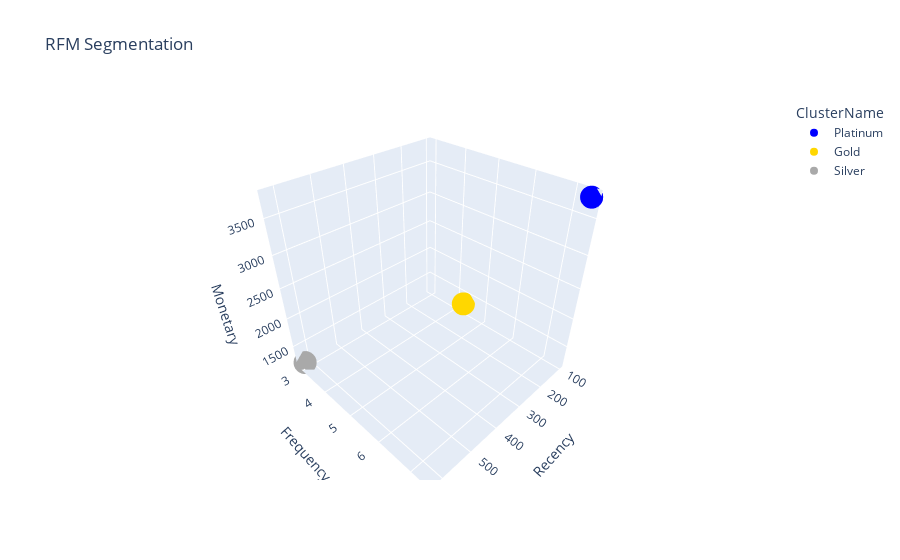

The cell this chart's notebook holds for it:
### Code cell
# Creating a 3D scatter plot for RFM segmentation with color mapping for different RFM levels.
fig = px.scatter_3d(centroid_df, x='Recency', y='Frequency', z='Monetary',
              color='ClusterName', color_discrete_map={"Platinum": "blue", "Gold": "gold", "Silver": "darkgrey", "Bronze": "brown"},
              title="RFM Segmentation")
fig.show()  # Displays the plot in an interactive window.

### Figure 1 — Plotly figure (JSON) as saved in the notebook; plotly's stock layout.template omitted (floating-point values rounded to 4 significant figures)
{"data": [{"hovertemplate": "ClusterName=Platinum<br>Recency=%{x}<br>Frequency=%{y}<br>Monetary=%{z}<extra></extra>", "legendgroup": "Platinum", "marker": {"color": "blue", "symbol": "circle"}, "mode": "markers", "name": "Platinum", "scene": "scene", "showlegend": true, "type": "scatter3d", "x": [100.6], "y": [7.407], "z": [3770.0]}, {"hovertemplate": "ClusterName=Gold<br>Recency=%{x}<br>Frequency=%{y}<br>Monetary=%{z}<extra></extra>", "legendgroup": "Gold", "marker": {"color": "gold", "symbol": "circle"}, "mode": "markers", "name": "Gold", "scene": "scene", "showlegend": true, "type": "scatter3d", "x": [112.6], "y": [4.362], "z": [1361.0]}, {"hovertemplate": "ClusterName=Silver<br>Recency=%{x}<br>Frequency=%{y}<br>Monetary=%{z}<extra></extra>", "legendgroup": "Silver", "marker": {"color": "darkgrey", "symbol": "circle"}, "mode": "markers", "name": "Silver", "scene": "scene", "showlegend": true, "type": "scatter3d", "x": [623.7], "y": [2.923], "z": [1193.0]}], "layout": {"legend": {"title": {"text": "ClusterName"}, "tracegroupgap": 0}, "scene": {"domain": {"x": [0, 1], "y": [0, 1]}, "xaxis": {"title": {"text": "Recency"}}, "yaxis": {"title": {"text": "Frequency"}}, "zaxis": {"title": {"text": "Monetary"}}}, "title": {"text": "RFM Segmentation"}}}
